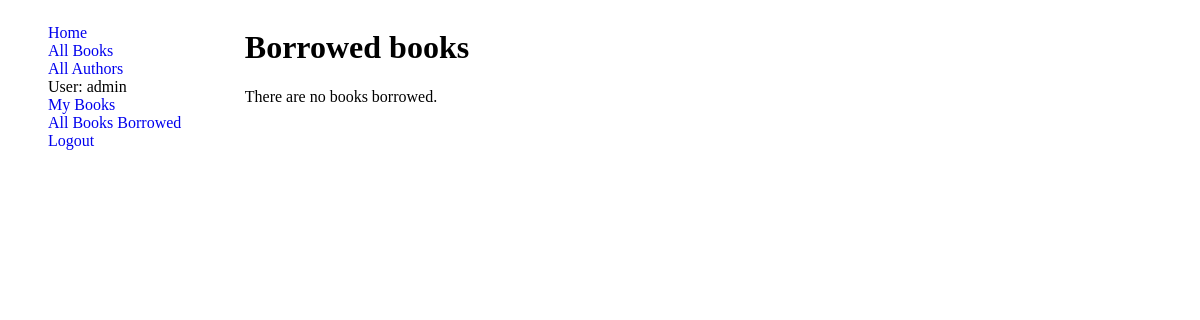
Before: /catalog/mybooks/ (signed in) with the older database file.
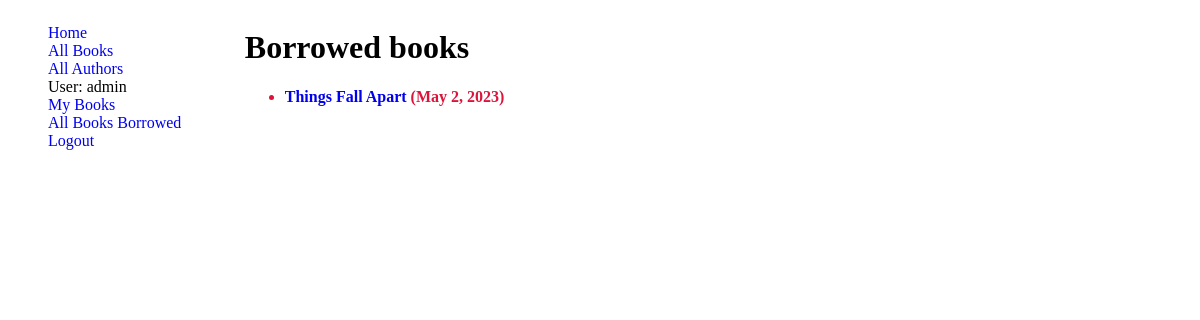
After: the same page with the newer database file.
### catalog/models.py (models this page shows, shortened)
class BookInstance(models.Model):
    LOAN_STATUS = (
        ('m', 'Maintenance'),
        ('o', 'On loan'),
        ('a', 'Available'),
        ('r', 'Reserved'),
    )
    id = models.UUIDField(primary_key=True, default=uuid.uuid4, help_text='Unique ID for this particular book across whole library')
    book = models.ForeignKey(Book, on_delete=models.RESTRICT, null=True)
    imprint = models.CharField(max_length=150)
    due_back = models.DateField(blank=True, null=True)
    status =models.CharField(max_length=1, choices=LOAN_STATUS, default='m',help_text='Book availability',)
    borrower = models.ForeignKey(User, on_delete=models.SET_NULL, null=True, blank=True)
    class Meta:
        ordering = ['due_back']
        verbose_name = 'Book Instance'
    @property
    def is_overdue(self):
        if self.due_back:
            return bool(self.due_back and date.today() > self.due_back)
    class Meta:
        permissions = (("can_mark_returned", "Set book as returned"), )

class Book(models.Model):
    title = models.CharField(max_length=100)
    author = models.ForeignKey(Author, on_delete=models.SET_NULL, null=True, )
    summary = models.TextField(max_length=1000, help_text='Enter a brief description of the book')
    language = models.ForeignKey(Language,  on_delete=models.SET_NULL, null=True)
    genre = models.ManyToManyField(Genre, help_text='Select a genre for this book')
    ISBN = models.CharField('ISBN', max_length=13, unique=True,  help_text='13 Character <a href="https://www.isbn-international.org/content/what-isbn">ISBN number</a>')

### catalog/views.py (the view)
# urls.py: path('mybooks/', LoanedBooksByUserListView.as_view(), name="loaned-books" ),
class LoanedBooksByUserListView(LoginRequiredMixin, ListView):
    model = BookInstance
    template_name = 'lonedbookes-by-user.html'
    context_object_name = 'borrowedBooks'
    def get_queryset(self):
        QS = BookInstance.objects.filter(borrower = self.request.user).filter(status__exact = 'o').order_by('due_back')
        return QS

### templates/lonedbookes-by-user.html
{% extends "base.html" %}
{% block content %}
    <h1>Borrowed books</h1>
    {% if borrowedBooks %}
    <ul>
      {% for bk in borrowedBooks %}
      <li class="{% if bk.is_overdue %}text-danger{% endif %}">
        <a href="{% url 'book-detail' bk.book.pk %}">{{ bk.book.title }}</a> ({{ bk.due_back }})
      </li>
      {% endfor %}
    </ul>
    {% else %}
      <p>There are no books borrowed.</p>
    {% endif %}
{% endblock %}

Changed rows visible on the page:
now on this page (row edited): BookInstance: book "Things Fall Apart", due_back "May 2, 2023"
Other visible differences:
text no longer shown: "There are no books borrowed."
